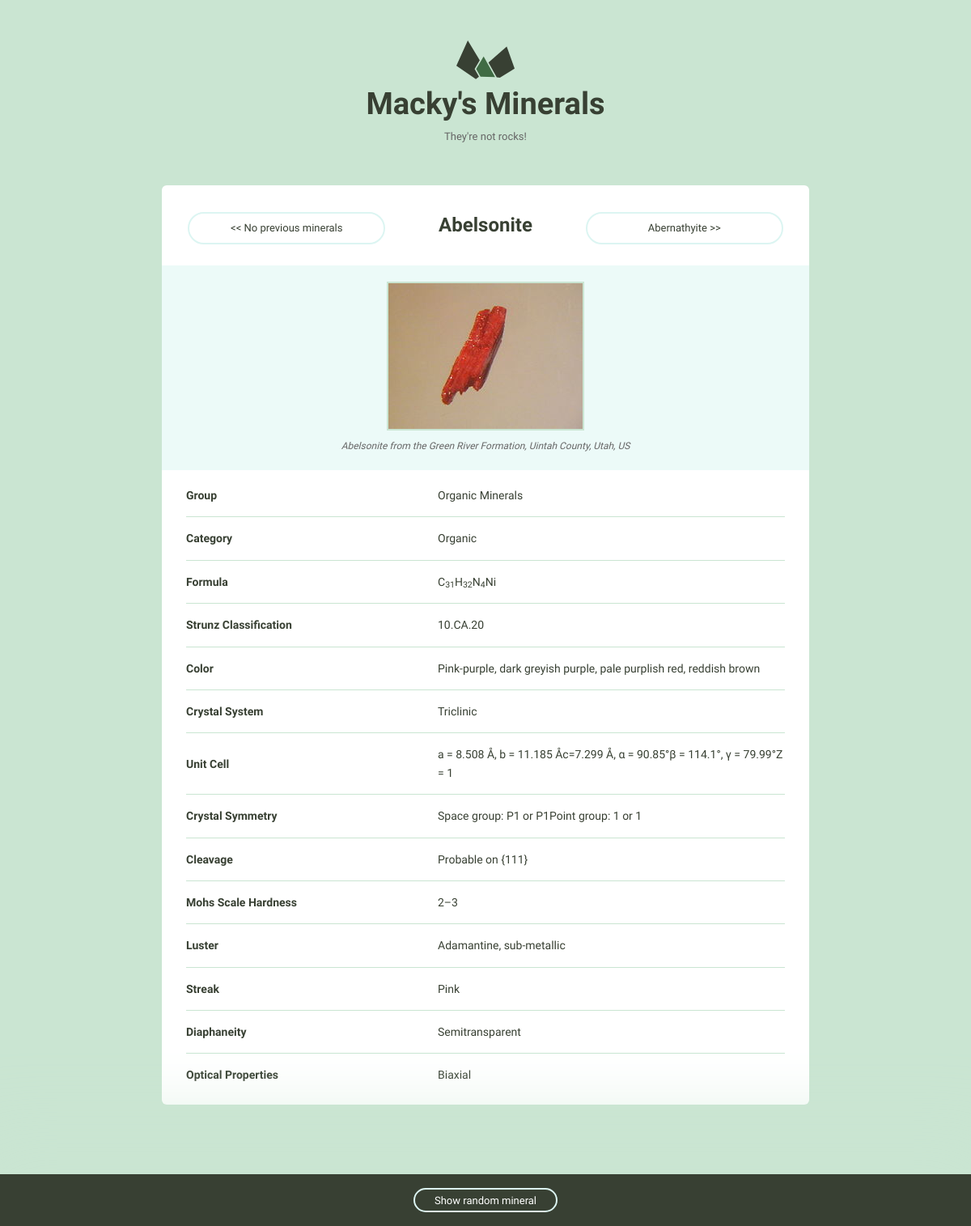
/minerals/1/, run on the app's committed database.
### minerals/models.py (models this page shows)
class Mineral(models.Model):
    name = models.CharField(max_length=255)
    image_filename = models.CharField(max_length=255)
    image_caption = models.CharField(max_length=255)
    group = models.CharField(max_length=255)
    category = models.CharField(max_length=255)
    formula = models.CharField(max_length=255)
    strunz_classification = models.CharField(max_length=255)
    color = models.CharField(max_length=255)
    crystal_system = models.CharField(max_length=255)
    unit_cell = models.CharField(max_length=255)
    crystal_symmetry = models.CharField(max_length=255)
    cleavage = models.CharField(max_length=255)
    mohs_scale_hardness = models.CharField(max_length=255)
    luster = models.CharField(max_length=255)
    streak = models.CharField(max_length=255)
    diaphaneity = models.CharField(max_length=255)
    optical_properties = models.CharField(max_length=255)
    refractive_index = models.CharField(max_length=255)
    crystal_habit = models.CharField(max_length=255)
    specific_gravity = models.CharField(max_length=255)

### minerals/views.py (the view)
# urls.py: url(r'(?P<mineral_id>\d+)/$', views.mineral_detail, name='mineral_detail'),
def mineral_detail(request, mineral_id):
    mineral = models.Mineral.objects.filter(id=mineral_id).values().first()
    prev_next = get_prev_next(mineral_id)
    return render(request, 'minerals/mineral_detail.html',
                  {'mineral': mineral, 'names': NAMES, 'prev_next': prev_next})

### minerals/templatetags/minerals_extras.py (called while the page is built)
@register.filter
def get_item(dictionary, key):
    return dictionary.get(key)

@register.filter
def rem_underscore(string):
    return string.replace('_', ' ')

### minerals/views.py (called while the page is built)
def get_prev_next(mineral_id):
    prev_mineral = (models.Mineral.objects
                    .filter(id__lt=mineral_id)
                    .exclude(id=mineral_id)
                    .order_by('-id')
                    .first())
    next_mineral = (models.Mineral.objects
                    .filter(id__gt=mineral_id)
                    .exclude(id=mineral_id)
                    .order_by('id')
                    .first())
    if not prev_mineral:
        return {'next': {'id': next_mineral.id, 'name': next_mineral.name}}
    elif not next_mineral:
        return {'previous': {'id': prev_mineral.id, 'name': prev_mineral.name}}
    else:
        return {'next': {'id': next_mineral.id, 'name': next_mineral.name},
                'previous': {'id': prev_mineral.id, 'name': prev_mineral.name}}

### minerals/templates/minerals/mineral_detail.html
{% extends "layout.html" %}
{% load static %}
{% load minerals_extras %}
{% block content %}
<div class="grid-100 mineral__container">
    <div>
        {% if prev_next|get_item:'previous' %}
            <a class="minerals__anchor mineral__detail_header" href="{% url 'minerals:mineral_detail' prev_next|get_item:'previous'|get_item:'id' %}"><< {{ prev_next|get_item:'previous'|get_item:'name' }}</a>
        {% else %}
            <span class="minerals__anchor mineral__detail_header"><< No previous minerals</span>
        {% endif %}
        <h1 class="mineral__name mineral__detail_header">{{ mineral.name }}</h1>
        {% if prev_next|get_item:'next' %}
            <a class="minerals__anchor mineral__detail_header" href="{% url 'minerals:mineral_detail' prev_next|get_item:'next'|get_item:'id' %}">{{ prev_next|get_item:'next'|get_item:'name' }} >></a>
        {% else %}
            <span class="minerals__anchor mineral__detail_header">No next minerals >></span>
        {% endif %}
    </div>
    <div class="mineral__image-bg">
        <img class="mineral__image" src="{% static 'img' %}/{{ mineral.name }}.jpg">
        <p class="mineral__caption">{{ mineral.image_caption }}</p>
    </div>
    <div class="mineral__table-container">
        <table class="mineral__table">
            {% for key, value in mineral.items %}
                {% if value and key in names %}
                <tr>
                    <td class="mineral__category">{{ key|title|rem_underscore }}</td>
                    <td>{{ value|safe }}</td>
                </tr>
                {% endif %}
            {% endfor %}
        </table>
    </div>
</div>
{% endblock %}

### assets/css/global.css (style rules this page uses)
html { font-family: sans-serif; -ms-text-size-adjust: 100%; -webkit-text-size-adjust: 100%; }
body { margin: 0; }
a { background-color: transparent; }
h1 { font-size: 2em; margin: 0.67em 0; }
sub { font-size: 75%; line-height: 0; position: relative; vertical-align: baseline; bottom: -0.25em; }
img { border: 0; }
table { border-collapse: collapse; border-spacing: 0; }
td, th { padding: 0; }
html { font-size: 62.5%; }
body { background-color: #CAE5D2; font-size: 1.5em; line-height: 1.6; font-weight: 400; font-family: "Cousine"; color: #666; }
.grid, .grid-5, .grid-10, .grid-15, .grid-20, .grid-25, .grid-30, .grid-33, .grid-35, .grid-40, .grid-45, .grid-50, .grid-55, .grid-60, .grid-65, .grid-66, .grid-70, .grid-75, .grid-80, .grid-90, .grid-95, .grid-100 { float: left; box-sizing: border-box; position: relative; }
.grid-100 { width: 100%; padding: 0 15px; }
h1, h2, h3, h4, h5, h6 { margin-top: 0; margin-bottom: 2rem; font-weight: bold; font-family: "Work Sans", sans-serif; color: #384033; }
h1 { font-size: 3.8rem; }
@media (min-width: 550px) { h1 { font-size: 3.8rem; } }
p { margin-top: 0; font-size: 1.6rem; }
a { color: #689b98; text-decoration: none; -webkit-transition: color 0.2s; -moz-transition: color 0.2s; -ms-transition: color 0.2s; -o-transition: color 0.2s; transition: color 0.2s; }
th, td { padding: 15px; text-align: left; border-bottom: 1px solid #e1e1e1; }
th:first-child, td:first-child { padding-left: 0; }
th:last-child, td:last-child { padding-right: 0; }
table, p, ul { margin-bottom: 2.5rem; }
.minerals__anchor { border: solid 2px #DCF5F2; border-radius: 100px; color: #384033; display: block; font-size: 13px; text-align: center; padding: 8px 0 7px 0; width: 100%; transition: background-color 200ms ease-in-out, font-weight 200ms ease-in-out, color 200ms ease-in-out; }
.mineral__container { background-color: #fff; border-radius: 6px; list-style: none; padding: 0; text-align: center; }
.mineral__name { display: block; width: 100%; margin: 0; font-size: 24px; padding: 30px 0 30px 0; }
.mineral__image { display: block; margin: 0 auto; border: solid 2px #CAE5D2; }
.mineral__image-bg { background-color: #ecfaf8; padding: 20px 0; }
.mineral__caption { font-size: 12px; font-style: italic; padding: 10px 0 0 0; margin: 0; }
.mineral__table { font-size: 14px; color: #384033; }
.mineral__table td { border-color: #CAE5D2; }
.mineral__table tr:last-of-type td { border-bottom: none; padding-bottom: 0; }
.mineral__table-container { padding: 5px 30px 0; }
.mineral__category { font-weight: bold; width: 40%; }
.mineral__detail_header { display: inline-block; width: 30% }

### data on the page
Mineral: name "Abelsonite", name (picture), image_caption "Abelsonite from the Green River Formation, Uintah County, Utah, US", mineral "Organic Minerals" "Organic" "C 31 H 32 N 4 Ni" "10.CA.20" "Pink-purple, dark greyish purple, pale purplish red, reddish brown" "Triclinic" "a = 8.508 Å, b = 11.185 Åc=7.299 Å, α = 90.85°β = 114.1°, γ = 79.99°Z = 1" "Space group: P1 or P1Point group: 1 or 1" "Probable on {111}" "2–3" "Adamantine, sub-metallic" "Pink" "Semitransparent" "Biaxial"
Mineral: name "Abernathyite"

### other printed values
{{ key|title|rem_underscore }} "Group" "Category" "Formula" "Strunz Classification" "Color" "Crystal System" "Unit Cell" "Crystal Symmetry" "Cleavage" "Mohs Scale Hardness" "Luster" "Streak" "Diaphaneity" "Optical Properties"
